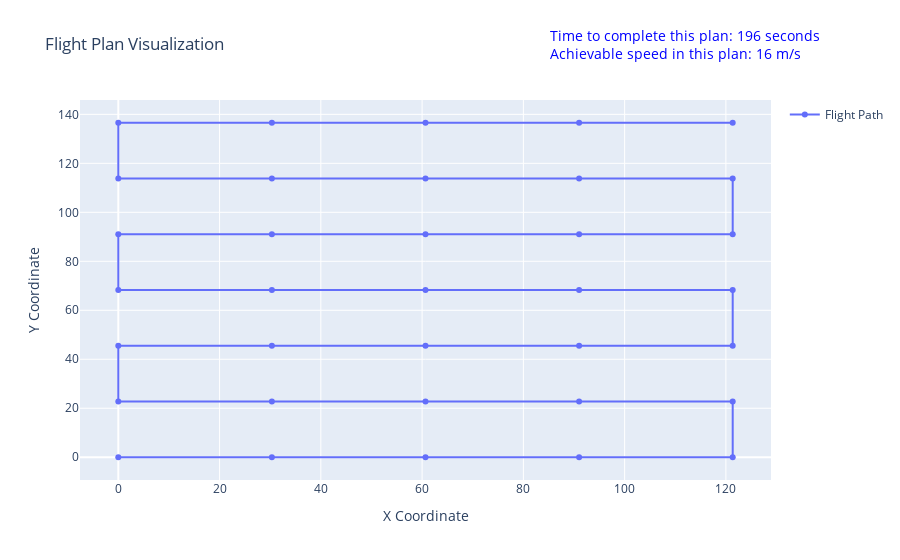

Notebook code cell kept with this figure:
### Code cell
camera_ = copy.deepcopy(camera_x10)
dataset_spec_ = copy.deepcopy(dataset_spec)
print(camera_x10)
print(dataset_spec)

# height
dataset_spec_.height *= 2

max_speed = 16
a_max = 3.5
computed_plan = generate_photo_plan_on_grid(camera_, dataset_spec_)
finish_time, achieve_speed = approximate_time(camera_, dataset_spec_, computed_plan, max_speed, a_max)

fig = plot_photo_plan(computed_plan, achieve_speed, finish_time)
fig.show()

### Figure 1 — Plotly figure (JSON) as saved in the notebook; plotly's stock layout.template omitted (floating-point values rounded to 4 significant figures)
{"data": [{"mode": "markers+lines", "name": "Flight Path", "type": "scatter", "x": [0, 30.34, 60.67, 91.01, 121.3, 121.3, 91.01, 60.67, 30.34, 0, 0, 30.34, 60.67, 91.01, 121.3, 121.3, 91.01, 60.67, 30.34, 0, 0, 30.34, 60.67, 91.01, 121.3, 121.3, 91.01, 60.67, 30.34, 0, 0, 30.34, 60.67, 91.01, 121.3], "y": [0, 0, 0, 0, 0, 22.76, 22.76, 22.76, 22.76, 22.76, 45.52, 45.52, 45.52, 45.52, 45.52, 68.28, 68.28, 68.28, 68.28, 68.28, 91.05, 91.05, 91.05, 91.05, 91.05, 113.8, 113.8, 113.8, 113.8, 113.8, 136.6, 136.6, 136.6, 136.6, 136.6]}], "layout": {"annotations": [{"align": "left", "font": {"color": "blue", "size": 14}, "showarrow": false, "text": "Time to complete this plan: 196 seconds <br>Achievable speed in this plan: 16 m/s", "x": 1.08, "xref": "paper", "y": 1.2, "yref": "paper"}], "showlegend": true, "title": {"text": "Flight Plan Visualization"}, "xaxis": {"title": {"text": "X Coordinate"}}, "yaxis": {"title": {"text": "Y Coordinate"}}}}
